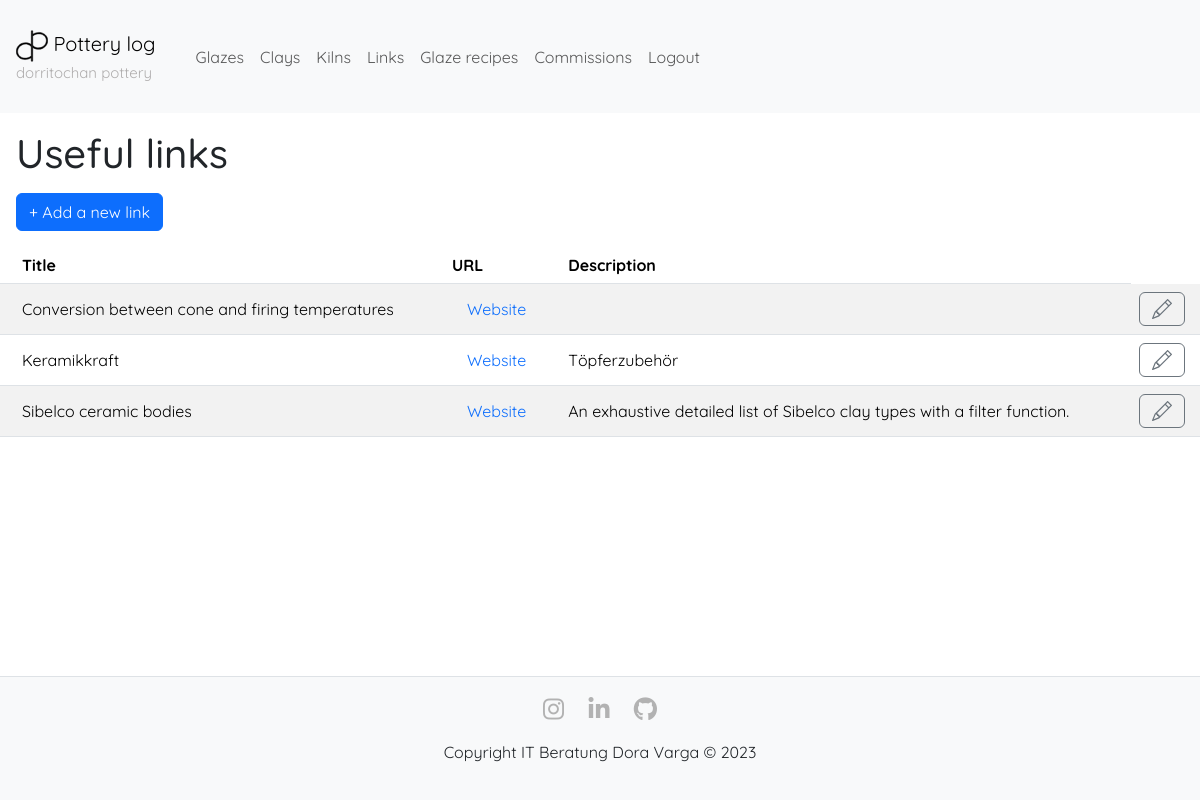
Page /viewlinks (signed in) on the earlier database version.
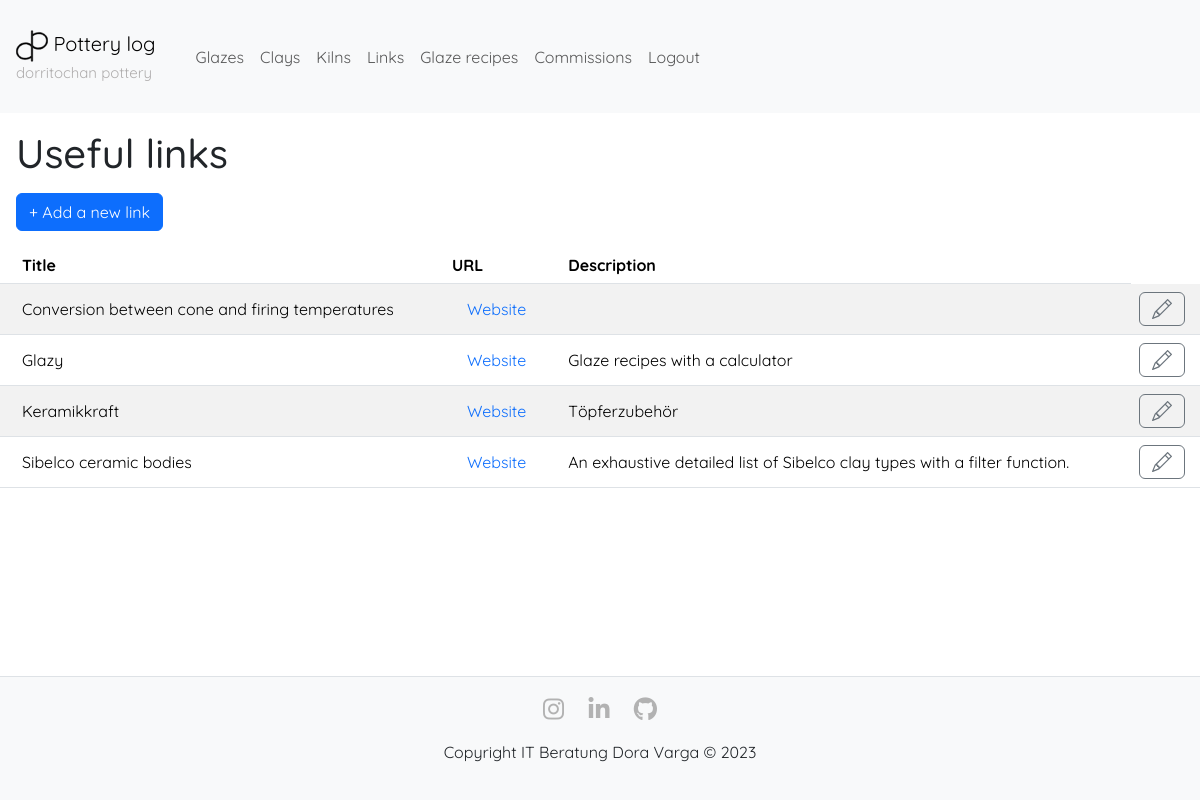
Same page on the later database version.
### app/models.py (models this page shows, shortened)
class Link(db.Model):
    __tablename__ = 'link'
    id = db.Column(db.Integer, primary_key=True)
    title = db.Column(db.String(100), index=True)
    url = db.Column(db.String)
    description = db.Column(db.String)

### app/controller.py (the view)
@app.route('/viewlinks')
@login_required
def view_links():
    links = Link.query.order_by(Link.title).all()
    form = AddLinkForm()
    return render_template('viewlinks.html', title='Links', form=form, links=links)

### app/models.py (called while the page is built)
@login.user_loader
def load_user(id):
    return User.query.get(int(id))

### app/templates/viewlinks.html (shortened to what this page needs)
{% extends 'layout.html' %}
{% block main %}
<h1 class="m-3">Useful links</h1>
<div class="m-3">
    <button id="add-new-link" type="button" class="btn btn-primary" data-toggle="modal" data-target="#modal-add-edit-link">&plus; Add a new link</button>
</div>
<table class="table table-striped table-hover-color table-hover">
    <thead>
        <tr>
            <th>Title</th>
            <th>URL</th>
            <th>Description</th>
        </tr>
    </thead>
    <tbody>
        {% for link in links %}
            <tr>
                <td class="vertical-center">{{ link.title or ''}}</td>
                <td class="vertical-center">
                    <a class="hover-border-link" href="{{ link.url or '' }}" target="_blank">
                        {% if link.url %}
                            Website
                        {% endif %}
                    </a>
                </td>
                <td class="vertical-center">{{ link.description or '' }}</td>
                <td class="vertical-center">
                    <button type="button" class="btn btn-outline-secondary" id="open-modal-edit-item-{{ link.id }}" data-toggle="modal" data-target="#modal-add-edit-link" data-reload-page="true" data-itemtype="link">
                    </button>
                </td>
            </tr>
        {% endfor %}
    </tbody>
</table>
{% endblock %}

Differences in the rows shown:
added Link: title "Glazy", shows "Website", description "Glaze recipes with a calculator"
